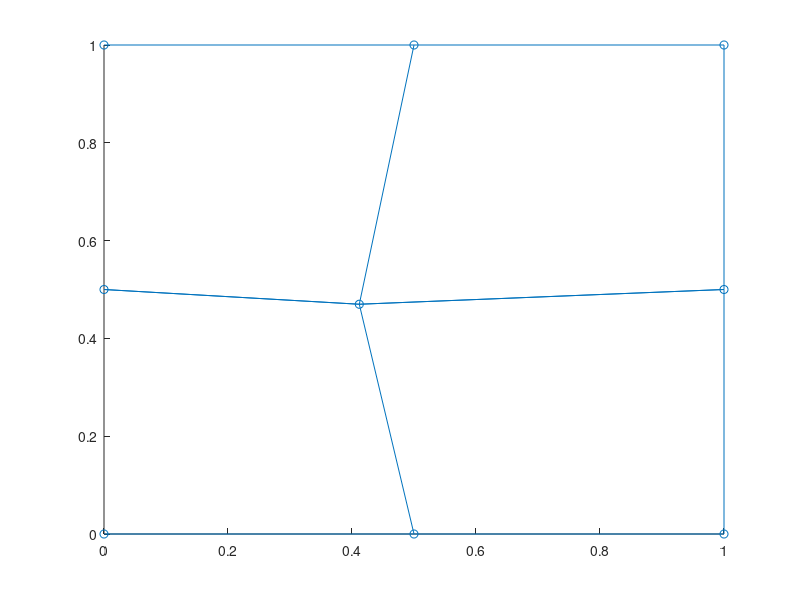

Write the MATLAB code that produced this figure. (Note: this script raises an error after producing the figure.)
% implementation of QU4 element for plane-strain elasticity

%  IMPOSED FORCE PATCH TEST ON 4 QUA4
% create a regular Qua4 grid  of 4 elements for this patch test

ne_x=2; % do not change
ne_y=2; % do not change

ne_t=ne_x*ne_y;
ymax=1.;
xmax=1.;

hx=xmax/ne_x;
hy =ymax/ne_y;

xs=linspace(0.,xmax,ne_x+1)
ys=linspace(0.,ymax,ne_y+1)

the_coor=zeros((ne_x+1)*(ne_y+1),2);
k=1;
for i=1:length(ys)
    the_coor( k:(k+length(xs)-1),1)=xs';
    the_coor(k:(k+length(xs)-1),2)=ys(i);
    
    k=k+length(ys);
    
end

% create the corresponding connectivity table
connect=zeros(ne_t,4);
e=1;
for ey=1:ne_y
    for ex=1:ne_x
       connect(e,1:4)=[ex+(ey-1)*(ne_x+1), ex+1+(ey-1)*(ne_x+1), (ex+1)+(ey)*(ne_x+1), (ex)+(ey)*(ne_x+1)];   
       e=e+1;
    end
end

% just perturb the location of the middle node
pert=0.1;
the_coor(5,:)=the_coor(5,:)+[random('norm',0.,pert) random('norm',0.,pert)]

% simple grid plot (note should work for all linear-like mesh) .... very
% naive, lots of duplicates.... should be a loop on mesh edges.
 scatter(the_coor(:,1),the_coor(:,2)); hold on;
 for e=1:ne_t
     line(the_coor(connect(e,:),1),the_coor(connect(e,:),2)); hold on;
 end

mesh=FEmesh(the_coor,connect);

% MATERIAL PROPERTIES
% all stiffness in MPa, 

k=4.2e3;
g=3.1e3; 
L_elas=Elastic_Isotropic_Stiffness(k,g,'PlaneStrain');
 
% Elasticity problem  1D plane-strain axisymmetry 
% ProblemType='Elasticity';
Config='2D';

% Elasticity problem  1D plane-strain axisymmetry 
% ProblemType='Elasticity';

% impose displacement .... block bottom y_dof and
kti=find(mesh.XY(:,2)==0.);
Imp_displacement=[ ];
for i=1:length(kti)
    Imp_displacement =[Imp_displacement; kti(i) 2 0.];
end

% block x_dof for x==0.
kti=find(mesh.XY(:,1)==0.);
for i=1:length(kti)
    Imp_displacement =[Imp_displacement; kti(i) 1 0.];
end
 
% top vertical load, we set the load by segment 
ktl=find(mesh.XY(:,2)==ymax);
Boundary_loads = [ ]; 
%[ dof_dim  node1 value1 node2 value2]
for i=1:length(ktl)-1
    Boundary_loads=[ Boundary_loads; 2 ktl(i) 1 ktl(i+1) 1];
end

% right side horizontal load, we set the load by segment 
ktl=find(mesh.XY(:,1)==xmax);
%[ dof_dim  node1 value1 node2 value2]
for i=1:length(ktl)-1
    Boundary_loads=[ Boundary_loads; 1 ktl(i) 1 ktl(i+1) 1];
end

% no Initial stress field 
mySig_o=-zeros(mesh.Nelts,3); 

% create elasticity Block

proplist={L_elas};

[K,ID_array]=AssembleMatrix(mesh,'2D','Elasticity',proplist,3);
 
[Fload]=AssembleVectorBoundaryTerm(mesh,'2D','BoundaryLoads',Boundary_loads,ID_array,3);

Fbody=Fload*0.;
% solution of the system

[eq_free,fix_nonZero,eq_fix]=PrepareDirichletBC(Imp_displacement,ID_array);

if (isempty(fix_nonZero))
    Ur=K(eq_free,eq_free)\(Fbody(eq_free)+Fload(eq_free));
else
    eq_fix_nonZero=[];
    for imp=1:length(fix_nonZero)
        eq_fix_nonZero=[eq_fix_nonZero ; ID_array(Imp_displacement(fix_nonZero(imp),1),Imp_displacement(fix_nonZero(imp),2)) ];
    end
    %  disp(eq_fix_nonZero);
    %  disp(size(obj.Imp_displacement(fix_nonZero,3)));
    F_disp=-K(eq_free,eq_fix_nonZero)*obj.Imp_displacement(fix_nonZero,3);
    Ur=K(eq_free,eq_free)\(Fbody(eq_free)+Fload(eq_free)+F_disp);
end

% glue back solution for all nodes
Usol(eq_free)=Ur;
if (isempty(eq_fix)==0)
    Usol(eq_fix)=0.;
end
if (isempty(fix_nonZero)==0)
    Usol(eq_fix_nonZero)=Imp_displacement(fix_nonZero,3);
end

 
[Stress,Strain,AvgCoor]=Compute_Stress_And_Strain(mesh,'2D',proplist,3,Usol,ID_array,mySig_o,'Gauss')

[Stress,Strain,AvgCoor]=Compute_Stress_And_Strain(mesh,'2D',proplist,3,Usol,ID_array,mySig_o)

Stress

%


udisp =reshape(Usol,[length(ID_array(:,1)) 2 ]);
udisp(:,1)=Usol(ID_array(:,1));
udisp(:,2)=Usol(ID_array(:,2));


% plot deformed mesh
figure(3)
plotmesh(the_coor,connect,[.2 .2 .2],'w')
hold on;
plotmesh(the_coor+udisp*1e3,connect,[.8 .2 .2],'none')


